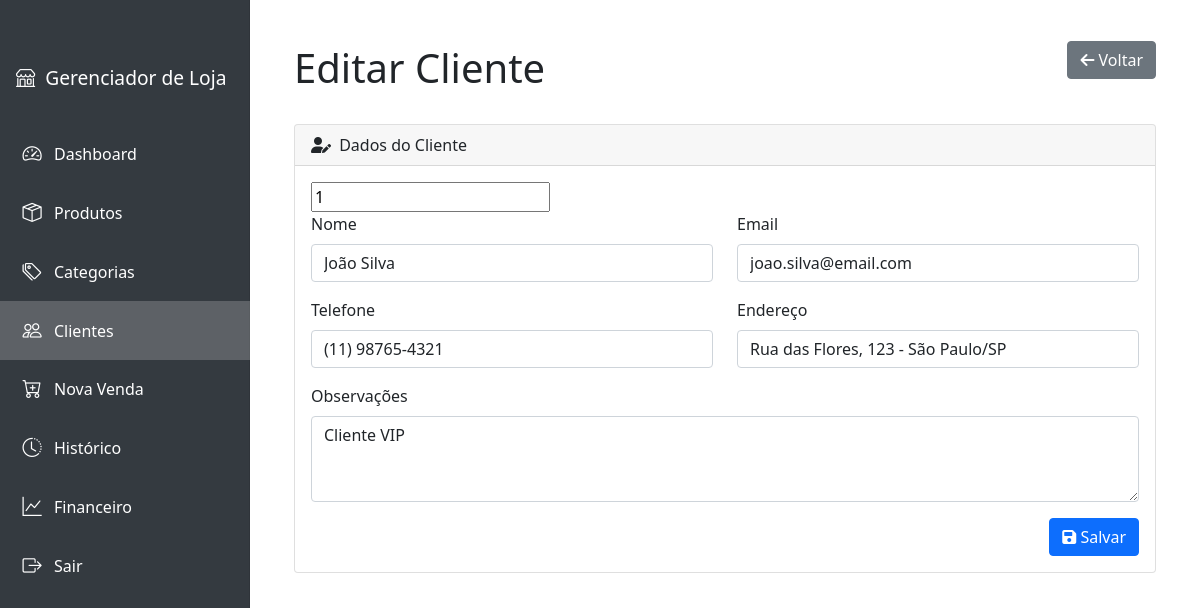
The app's page /customers/edit/1 (signed in) with its own data.
### app/models.py (models this page shows, shortened)
class Customer(db.Model):
    id = db.Column(db.Integer, primary_key=True)
    name = db.Column(db.String(100), nullable=False)
    email = db.Column(db.String(120), unique=True, nullable=True)
    phone = db.Column(db.String(20), nullable=True)
    address = db.Column(db.String(200), nullable=True)
    notes = db.Column(db.Text, nullable=True)
    active = db.Column(db.Boolean, default=True, nullable=False)
    inactivated_at = db.Column(db.DateTime, nullable=True)
    inactivation_reason = db.Column(db.Text, nullable=True)
    created_at = db.Column(db.DateTime, nullable=False, default=datetime.utcnow)
    updated_at = db.Column(db.DateTime, nullable=False, default=datetime.utcnow, onupdate=datetime.utcnow)

### app/routes.py (the view, shortened to what this page needs)
@customers.route('/edit/<int:id>', methods=['GET', 'POST'])
@login_required
def edit_customer(id):
    customer = Customer.query.get_or_404(id)
    form = CustomerForm(obj=customer)
    form.id.data = str(customer.id)
    return render_template('customers/form.html', form=form, title='Editar Cliente')

### app/forms.py (shortened to what this page needs)
class CustomerForm(FlaskForm):
    id = StringField('ID', validators=[Optional()])
    name = StringField('Nome', validators=[DataRequired()])
    email = StringField('Email', validators=[Optional(), Email()])
    phone = StringField('Telefone', validators=[Optional()])
    address = StringField('Endereço', validators=[Optional()])
    notes = TextAreaField('Observações', validators=[Optional()])

### app/models.py (called while the page is built)
@login_manager.user_loader
def load_user(user_id):
    return User.query.get(int(user_id))

### app/templates/customers/form.html (shortened to what this page needs)
{% extends "base.html" %}
{% block content %}
<div class="container-fluid px-4">
    <div class="d-flex justify-content-between align-items-center mb-4">
        <h1 class="mt-4">{{ title }}</h1>
        <a href="{{ url_for('customers.customer_list') }}" class="btn btn-secondary">
            <i class="fas fa-arrow-left"></i> Voltar
        </a>
    </div>
    <div class="card">
        <div class="card-header">
            <i class="fas fa-user-edit me-1"></i>
            Dados do Cliente
        </div>
        <div class="card-body">
            <form method="POST">
                {{ form.id }}
                <div class="row mb-3">
                    <div class="col-md-6">
                        <div class="form-group">
                            {{ form.name.label(class="form-label") }}
                            {{ form.name(class="form-control" + (" is-invalid" if form.name.errors else "")) }}
                        </div>
                    </div>
                    <div class="col-md-6">
                        <div class="form-group">
                            {{ form.email.label(class="form-label") }}
                            {{ form.email(class="form-control" + (" is-invalid" if form.email.errors else ""), type="email") }}
                        </div>
                    </div>
                </div>
                <div class="row mb-3">
                    <div class="col-md-6">
                        <div class="form-group">
                            {{ form.phone.label(class="form-label") }}
                            {{ form.phone(class="form-control" + (" is-invalid" if form.phone.errors else "")) }}
                        </div>
                    </div>
                    <div class="col-md-6">
                        <div class="form-group">
                            {{ form.address.label(class="form-label") }}
                            {{ form.address(class="form-control" + (" is-invalid" if form.address.errors else "")) }}
                        </div>
                    </div>
                </div>
                <div class="form-group mb-3">
                    {{ form.notes.label(class="form-label") }}
                    {{ form.notes(class="form-control" + (" is-invalid" if form.notes.errors else ""), rows="3") }}
                </div>
                <div class="d-grid gap-2 d-md-flex justify-content-md-end">
                    <button type="submit" class="btn btn-primary">
                        <i class="fas fa-save"></i> Salvar
                    </button>
                </div>
            </form>
        </div>
    </div>
</div>
{% endblock %}

### records on screen
Customer: id "1", name "João Silva", email "joao.silva@email.com", phone "(11) 98765-4321", address "Rua das Flores, 123 - São Paulo/SP", notes "Cliente VIP"

### other values on screen
{{ title }} "Editar Cliente"
